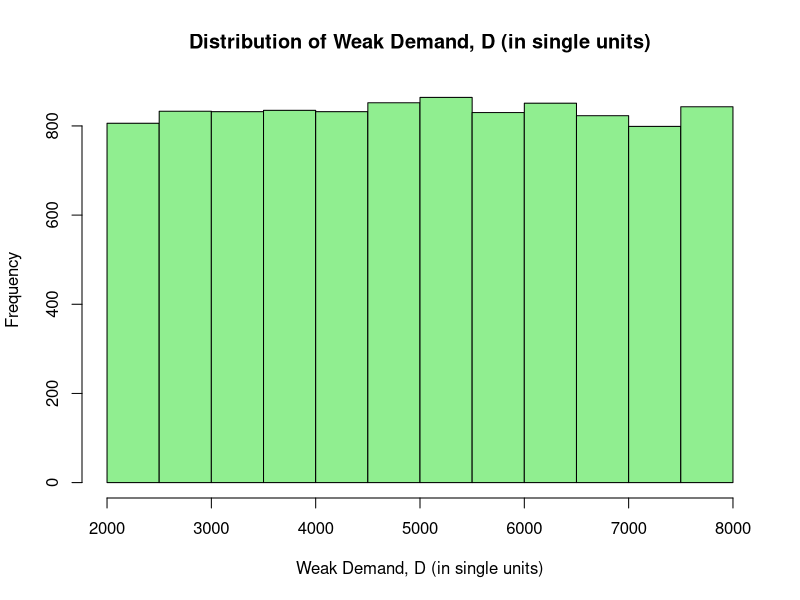
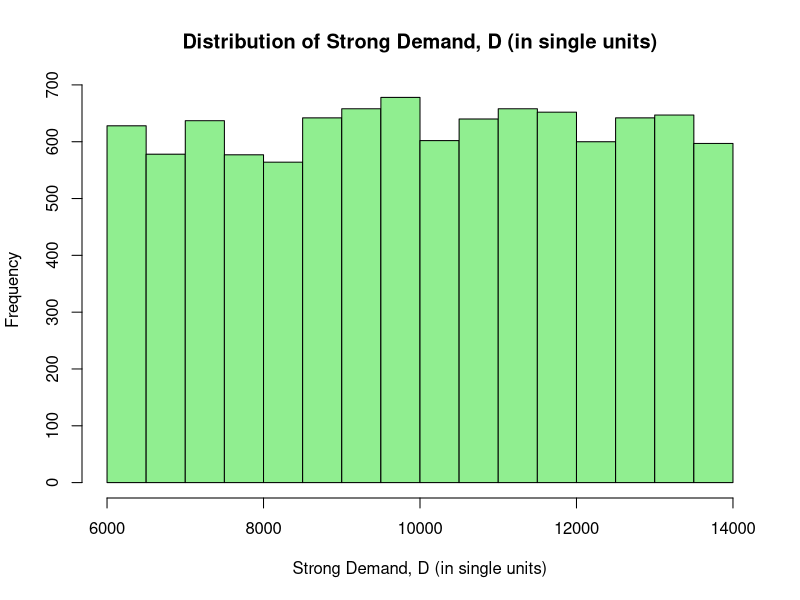
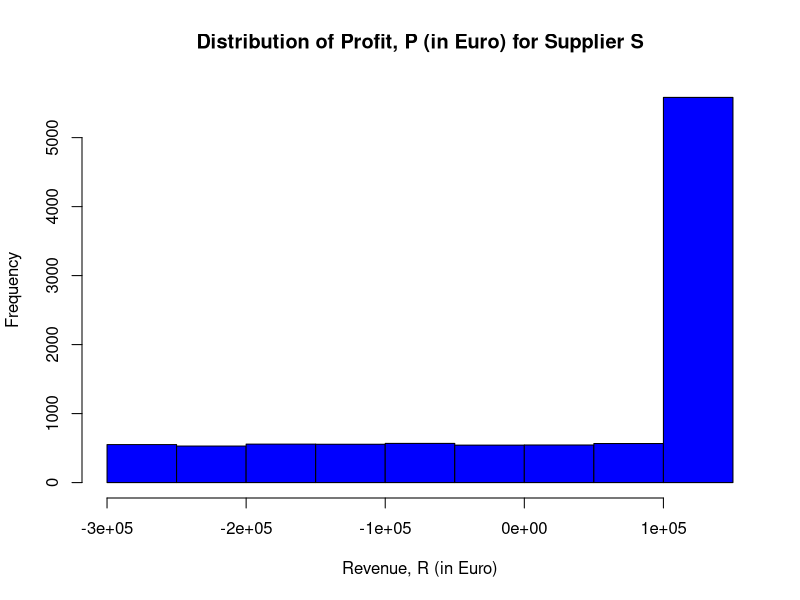
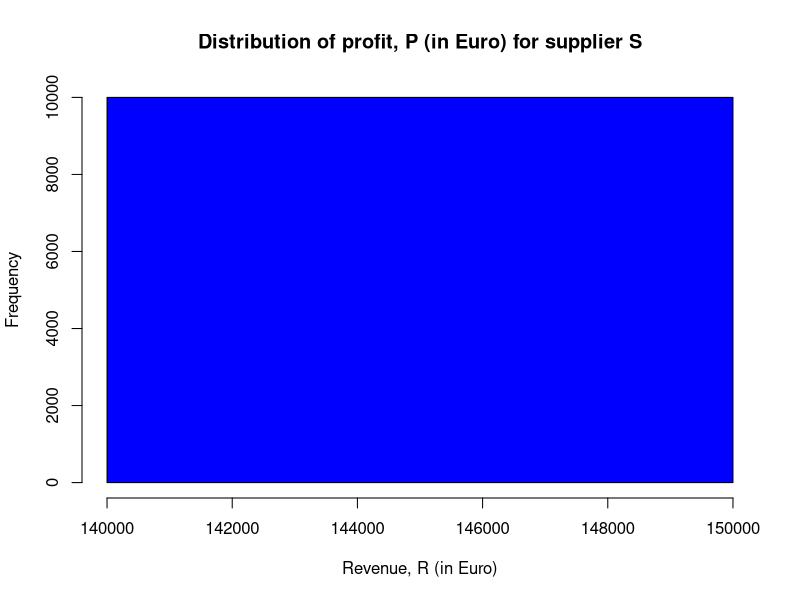
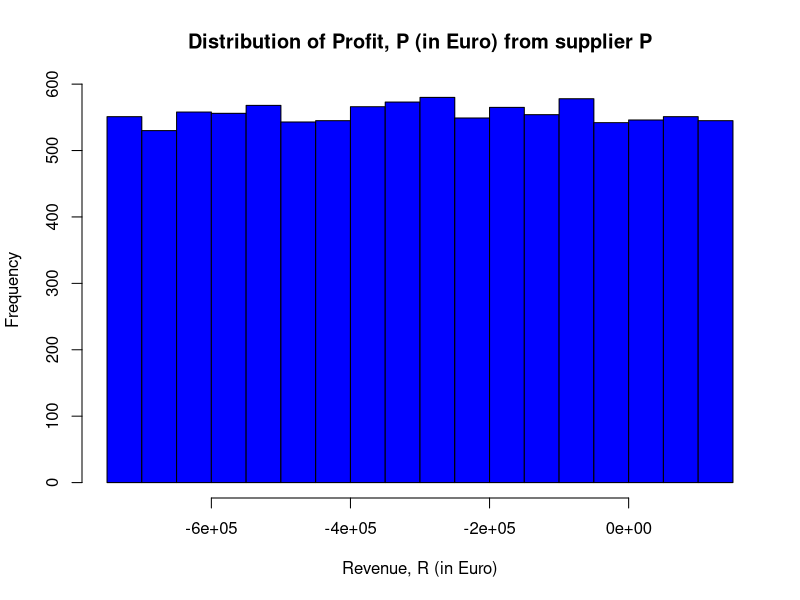
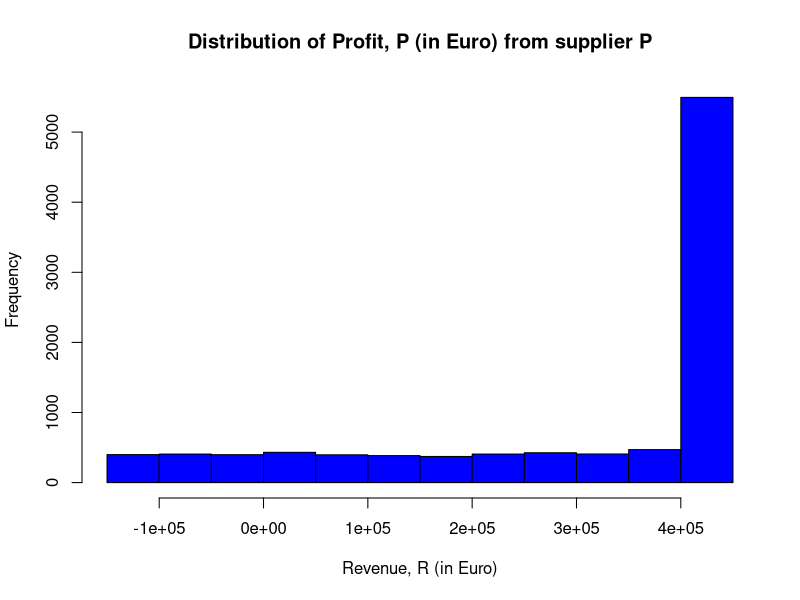

The R source for these figures, in order:
# To clean up the memory of your current R session run the following line
rm(list=ls(all=TRUE))

set.seed(1234)

## IDEA
price = 150

## Market Demand
minDemandWeak = 2000
maxDemandWeak = 8000
minDemandStrong = 6000
maxDemandStrong = 14000

# sample data & sample statistics
# for weak demand
inputVariableDemandWeakD10 = runif(10000, minDemandWeak, maxDemandWeak)
inputVariableDemandWeakD10
meanDemandWeak = mean(inputVariableDemandWeakD10)
meanDemandWeak

# hitogram of sample weak demand
hist(inputVariableDemandWeakD10, 
     xlab="Weak Demand, D (in single units)", 
     main="Distribution of Weak Demand, D (in single units)", 
     col="lightgreen")

# for strong demand
inputVariableDemandStrongD10 = runif(10000, minDemandStrong, maxDemandStrong)
inputVariableDemandStrongD10
meanDemandStrong = mean(inputVariableDemandStrongD10)
meanDemandStrong

# hitogram of sample strong demand
hist(inputVariableDemandStrongD10, 
     xlab="Strong Demand, D (in single units)", 
     main="Distribution of Strong Demand, D (in single units)", 
     col="lightgreen")


##Expected Value for Supplier S
SorderQuantityQ = 5000
SfixedCost = 0
SunitCost = 120
SvariableCost = SunitCost * SorderQuantityQ;
SvariableCost

# profit transform function
SProfitTransform <- function(x) SfixedCost - SvariableCost + 
  (price * min(x, SorderQuantityQ))

# Weak demand
SProfitWeakR10 <- sapply(inputVariableDemandWeakD10, SProfitTransform)
SProfitWeakR10
SMeanProfitWeakR10 <- mean(SProfitWeakR10)
SMeanProfitWeakR10
SSdProfitWeakR10 <- sd(SProfitWeakR10)
SSdProfitWeakR10

# hitogram of sample data usage
hist(SProfitWeakR10, 
     xlab="Revenue, R (in Euro)", 
     main="Distribution of Profit, P (in Euro) for Supplier S", 
     col="blue")

# Strong demand
SProfitStrongR10 <- sapply(inputVariableDemandStrongD10, SProfitTransform)
SProfitStrongR10
SMeanProfitStrongR10 <- mean(SProfitStrongR10)
SMeanProfitStrongR10
SSdProfitStrongR10 <- sd(SProfitStrongR10)
SSdProfitStrongR10

# hitogram of sample data usage
hist(SProfitStrongR10, 
     xlab="Revenue, R (in Euro)", 
     main="Distribution of profit, P (in Euro) for supplier S", 
     col="blue")


##Supplier P
PorderQuantityQ = 10000
PfixedCost = 50000
PunitCost = 100
PvariableCost = PunitCost * PorderQuantityQ;
PvariableCost

# profit transform function
PProfitTransform <- function(x) - PfixedCost - (PunitCost * PorderQuantityQ) + 
  (price * min(x, PorderQuantityQ))
PRevenueTransform <- function(x) price * min(x, PorderQuantityQ)

# Weak demand
PRevenueWeakR10 <- sapply(inputVariableDemandWeakD10, PRevenueTransform)
PRevenueWeakR10
PMeanRevenueWeakR10 <- mean(PRevenueWeakR10)
PMeanRevenueWeakR10
PProfitWeakR10 <- sapply(inputVariableDemandWeakD10, PProfitTransform)
PProfitWeakR10
PMeanProfitWeakR10 <- mean(PProfitWeakR10)
PMeanProfitWeakR10
PSdProfitWeakR10 <- sd(PProfitWeakR10)
PSdProfitWeakR10

# hitogram of sample data usage
hist(PProfitWeakR10, 
     xlab="Revenue, R (in Euro)", 
     main="Distribution of Profit, P (in Euro) from supplier P", 
     col="blue")

# Strong demand
PProfitStrongR10 <- sapply(inputVariableDemandStrongD10, PProfitTransform)
PProfitStrongR10
PMeanProfitStrongR10 <- mean(PProfitStrongR10)
PMeanProfitStrongR10
PSdProfitStrongR10 <- sd(PProfitStrongR10)
PSdProfitStrongR10

# hitogram of sample data usage
hist(PProfitStrongR10, 
     xlab="Revenue, R (in Euro)", 
     main="Distribution of Profit, P (in Euro) from supplier P", 
     col="blue")


SMeanProfitWeakR10
SMeanProfitStrongR10

PMeanRevenueWeakR10
PMeanProfitWeakR10
PMeanProfitStrongR10


# Solver
library(lpSolve)
# defining parameters
obj.fun <- c(7,884.09, 
             6,993.19,
             6,052.00,
             7,884.09,
             7,884.09,
             7,884.09,
             7,884.09,
             7,884.09,
             7,884.09,
             6,990.26,
             7,884.09)

constr <- matrix(c(6,993.19,
                   6,052.00,
                   7,884.09,
                   7,884.09,
                   7,884.09,
                   7,884.09,
                   7,884.09,
                   7,884.09,
                   6,990.26,
                   7,884.09,
                   6,993.19,
                   6,052.00,
                   7,884.09,
                   7,884.09,
                   7,884.09,
                   7,884.09,
                   7,884.09,
                   7,884.09,
                   6,990.26,
                   7,884.09), ncol=1, byrow=TRUE)

constr.dir <- c("<=",
                "<=",
                "<=",
                "<=",
                "<=",
                "<=",
                "<=",
                "<=",
                "<=",
                "<=",
                "<=",
                "<=",
                "<=",
                "<=",
                "<=",
                "<=",
                "<=",
                "<=",
                "<=",
                "<=")
                
rhs <- c(6,993.19,
         6,052.00,
         9,115.57,
         8,138.25,
         11,629.08,
         7,884.09,
         9,729.12,
         11,983.58,
         6,990.26,
         9,248.15,
         7,884.09,
         7,884.09,
         7,884.09,
         7,884.09,
         7,884.09,
         7,884.09,
         7,884.09,
         7,884.09,
         7,884.09,
         7,884.09)

# solving model
prod.sol <- lp("max", obj.fun, constr, constr.dir, rhs, compute.sens = TRUE)

# accessing R output
prod.sol$objval # objective function value
prod.sol$solution # decision variables value
